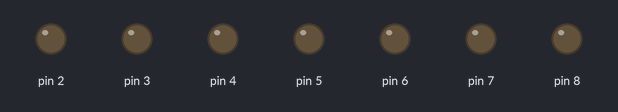
A sketch run on a simulated Arduino Uno, built with avr-gcc and run on an emulated ATmega328P. On the bench: output pins drawn as LEDs (lit = HIGH).

Above: at 0.5 s.
At 1.5 s:
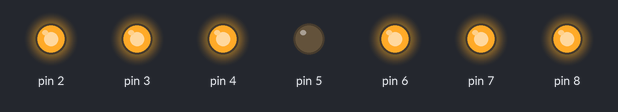
At 3.5 s:
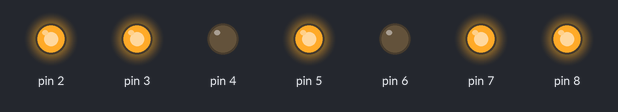
At 6.5 s:
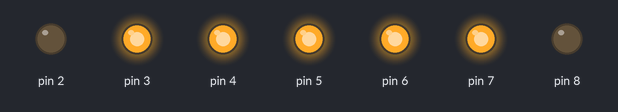
At 9.5 s:
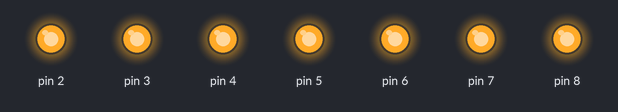
At 12.5 s:
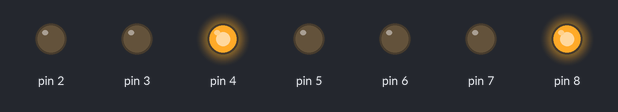
Timing chart, 0 to 13.0 s (numbered marks = the images above):
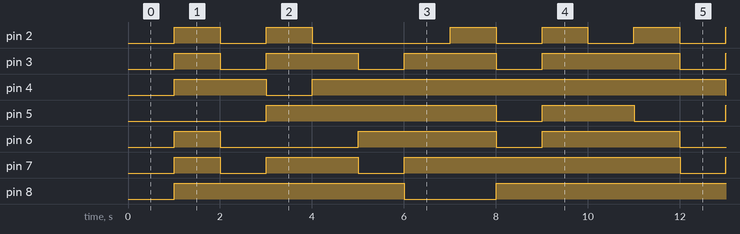

The sketch:

sketch_nov09a.ino
```cpp
const int MAX = 8;
const int MIN = 2;
const boolean numeros[10][7] = {
{1,1,1,0,1,1,1},  // 0
{0,0,1,0,0,0,1},  // 1
{1,1,0,1,0,1,1},  // 2
{0,1,1,1,0,1,1},  // 3
{0,0,1,1,1,0,1},  // 4
{0,1,1,1,1,1,0},  // 5
{1,1,1,1,1,1,0},  // 6
{0,0,1,0,0,1,1},  // 7
{1,1,1,1,1,1,1},  // 8
{0,1,1,1,1,1,1}   // 9
};

void setup() {
  for (int i = MIN; i <= MAX; i++) {
    pinMode(i, OUTPUT);
    digitalWrite(i, LOW);
  }
}

void enciende(int numero) {
  for (int j = 2; j < 9; j++) {
    digitalWrite(j, numeros[numero][j-2] ? HIGH : LOW);
  }
}

int i = 0;

void loop() {
  delay(1000);
  i = i % 10;
  enciende(i);
  i++;
}
```

Measured:
- by itself, pin 2: repeats every 10.0 s: LOW 1.0 s, HIGH 1.0 s, LOW 3.0 s, 2 × (HIGH 1.0 s, LOW 1.0 s), HIGH 1.0 s
- by itself, pin 3: repeats every 10.0 s: 2 × (LOW 1.0 s, HIGH 2.0 s), LOW 1.0 s, HIGH 3.0 s
- by itself, pin 4: repeats every 10.0 s: LOW 1.0 s, HIGH 9.0 s
- by itself, pin 5: repeats every 10.0 s: LOW 1.0 s, HIGH 2.0 s, LOW 2.0 s, HIGH 5.0 s
- by itself, pin 6: repeats every 10.0 s: LOW 3.0 s, HIGH 3.0 s, LOW 1.0 s, HIGH 3.0 s
- by itself, pin 7: repeats every 10.0 s: LOW 1.0 s, HIGH 2.0 s, LOW 1.0 s, HIGH 6.0 s
- by itself, pin 8: repeats every 10.0 s: LOW 2.0 s, HIGH 8.0 s
